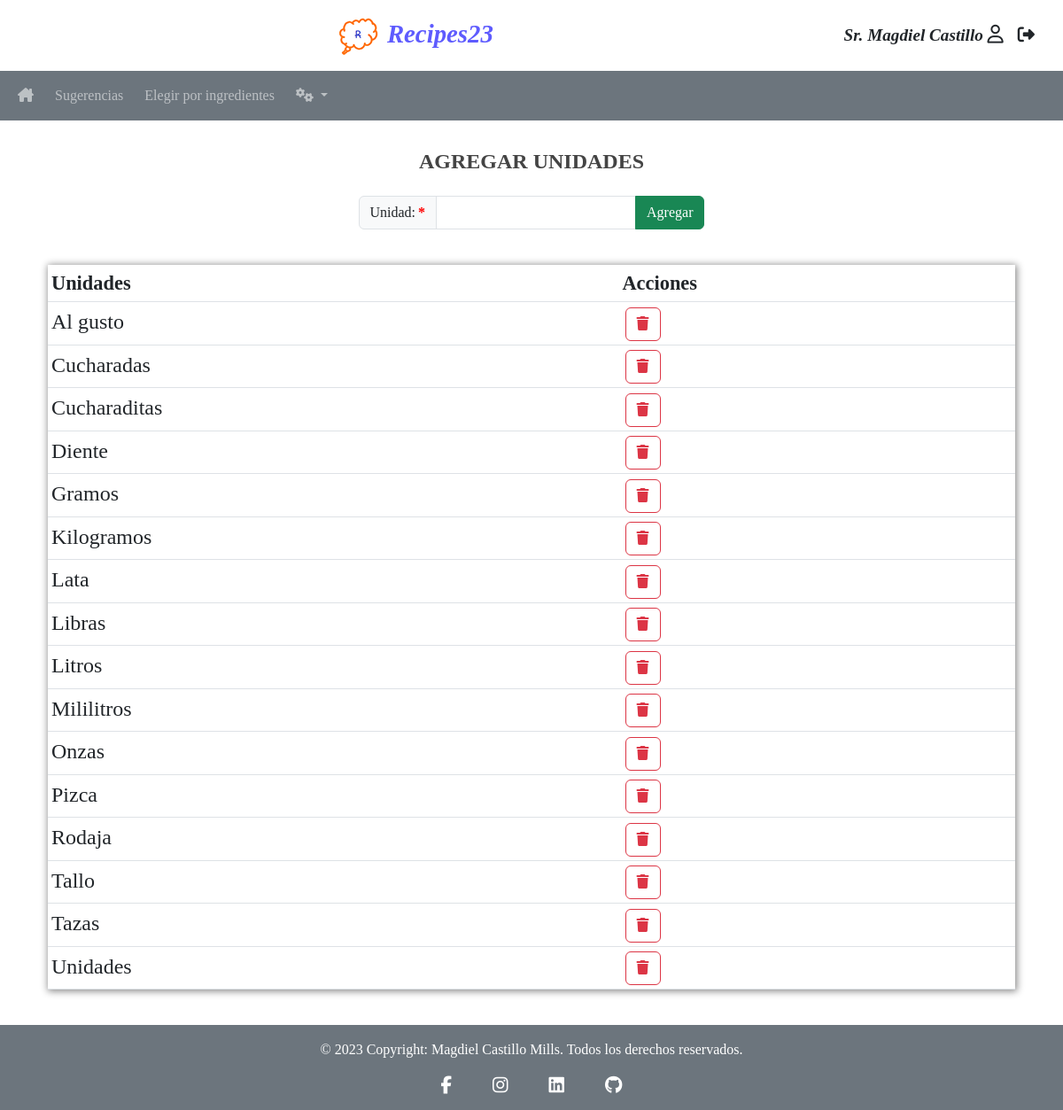
Screenshot of /views/add-units.php (signed in) with the database file from the repository.
### tables this page shows
CREATE TABLE `units` (
  `unitid` int NOT NULL AUTO_INCREMENT,
  `unit` varchar(20) NOT NULL,
  PRIMARY KEY (`unitid`),
  UNIQUE KEY `unit` (`unit`)
);

### views/add-units.php (the view, shortened to what this page needs)
<?php
require_once ("../config/db_Connection.php");
require_once ("../modules/head.php");
?>
<?php
require_once ("../modules/nav.php");
?>
<main class="container p-4">
    <div class="row mt-2 text-center justify-content-center">
    <h3>AGREGAR UNIDADES</h3>
        <form class="mt-3 col-auto" method="POST" action="../actions/create.php" autocomplete="on" onsubmit="return validation('add_units', /[a-zA-Z\t\h]+|(^$)/)">
            <div class="input-group mb-3">
                <label class="input-group-text is-required" for="add_units">Unidad: </label>
                <input class="form-control" type="text" id="add_units" name="add_units"  pattern="[a-zA-Z áéíóúÁÉÍÓÚñÑ]+" minlength="2" maxlength="50" autofocus required>
                <input  class="btn btn-success" type="submit" value="Agregar">
            </div>
        </form>
    </div>
    <div>
        <table class="table table-sm mt-4">
            <thead>
                <tr class="bg-primary">
                    <th>Unidades</th>
                    <th>Acciones</th>
                </tr>
            </thead>
            <tbody>
                <?php
                    $sql = "SELECT unit FROM units ORDER BY unit;";
                    $result = $conn -> query($sql);
                    if($result -> num_rows > 0){
                        while($row = $result -> fetch_assoc()){
                            $html = "<tr>";
                            $html .= "<td>" . ucfirst($row['unit']) . "</td>";
                            $html .= "<td>";
                            $html .= "<a href='../actions/delete.php?unitname=" . $row['unit'] . "' " . "class='btn btn-outline-danger' title='Eliminar'><i class='fa-solid fa-trash'></i></a>";
                            $html .= "</td>";
                            $html .= "</tr>";
                            echo $html;
                        }
                    }
                ?>
            </tbody>
        </table>
    </div>
</main>
<?php
require_once ("../modules/footer.php");
?>

### modules/head.php (shortened to what this page needs)
<!DOCTYPE html>
<html lang="es" data-lt-installed="true">
<head>
    <link href="https://cdn.jsdelivr.net/npm/bootstrap@5.3.0-alpha1/dist/css/bootstrap.min.css" rel="stylesheet">
    <link rel="stylesheet" href="/Cookt/css/styles.css">
</head>
<body>

### modules/nav.php (shortened to what this page needs)
<header>
    <div class="banner text-center py-1">
        <div class="logo">
            <img src="/Cookt/imgs/logo/logo.png" alt="Logo">
            <a href="/Cookt/index.php">Recipes23</a>
        </div>
        <div class="d-flex">
            <a class="px-3 text-dark"  href="#" style="text-decoration: none;" title="Usuario">
            <?php echo $_SESSION['title'] . $_SESSION['firstname'] . " " .  $_SESSION['lastname'];?> <i class="fa-regular fa-user"></i>
            </a>
            <a class="nav-link text-dark" href="/Cookt/users/logout.php" title="Salir"> <i class="fa-solid fa-right-from-bracket"></i></a>
        </div>
    </div>
    <nav class="sticky navbar navbar-expand-md navbar-dark bg-secondary px-2">
        <div class="collapse navbar-collapse" id="navbarNavDropdown">
            <ul class="navbar-nav">
            <li class="nav-item px-1">
                <a class="nav-link" href="/Cookt/index.php"><i class="fa-solid fa-house-chimney"></i></a>
            </li>
            <li class="nav-item px-1">
                <a class="nav-link" href="/Cookt/views/random-recipe.php">Sugerencias</a>
            </li>
            <li class="nav-item px-1">
                <a class="nav-link" href="/Cookt/views/custom-recipe.php">Elegir por ingredientes</a>
            </li>
            <li class="nav-item dropdown px-1"  <?php if($_SESSION['type'] == 'Viewer') { echo "style = 'display : none;'";}?>>
                <a class="nav-link dropdown-toggle" href="#" id="navbarDropdownMenuLink" data-toggle="dropdown" aria-haspopup="true" aria-expanded="false">
                <i class="fa-solid fa-gears"></i>
                </a>
            </li>
            </ul>
        </div>
    </nav>
</header>

### modules/footer.php (shortened to what this page needs)
<footer class="text-center bg-secondary p-3">
    <div class="text-white">
        © <?php echo date('Y'); ?> Copyright:
        <h6 class="text-white d-inline">Magdiel Castillo Mills. Todos los derechos reservados.</h6>
    </div>
    <div>
        <a
        class="btn btn-link btn-floating btn-lg m-1 text-white"
        href="https://www.facebook.com/magdiel.castillo.94"
        target="_blank"
        role="button"
        data-mdb-ripple-color="white"
        ><i class="fab fa-facebook-f"></i
        ></a>
        <a
        class="btn btn-link btn-floating btn-lg m-1 text-white"
        href="https://www.instagram.com/magdielcastillomills/?igshid=ZDdkNTZiNTM%3D"
        target="_blank"
        role="button"
        data-mdb-ripple-color="white"
        ><i class="fab fa-instagram"></i
        ></a>
        <a
        class="btn btn-link btn-floating btn-lg text-white m-1"
        href="https://www.linkedin.com/in/magdiel-de-jes%C3%BAs-castillo-mills-5a239b204"
        target="_blank"
        role="button"
        data-mdb-ripple-color="white"
        ><i class="fab fa-linkedin"></i
        ></a>
        <a
        class="btn btn-link btn-floating btn-lg text-white m-1"
        href="https://github.com/Magdiel1990"
        target="_blank"
        role="button"
        data-mdb-ripple-color="white"
        ><i class="fab fa-github"></i
        ></a>
    </div>
</footer>
</body>
</html>

### css/styles.css (style rules this page uses)
* { font-family:'Times New Roman', Times, serif; }
main { min-height: calc(100vh - 7.1rem); }
footer { height: 6rem; }
h3 { font-size: 1.5rem; color: #444; font-weight: bold; }
.nav-item { font-size: 1rem; }
.btn-outline-danger { margin-left: 0.2rem; }
table { box-shadow: 1px 1px 8px 1px #888; }
thead { background-color:#444444; }
thead tr { font-weight: bold; font-size: 1.4rem; color:#ffffff; }
tbody { background-color:rgb(255, 246, 234); }
table td a { text-decoration:none; color: rgb(22, 182, 4); }
table td, p, ul li, ol li, li a { font-size: 1.5rem; color: rgb(22, 182, 4); text-decoration: none; }
label, select, input, option { font-size: 1.2rem; }
.banner { background: #ffffff; height: 10vh; font-size: 1.2rem; font-weight: bold; font-style: italic; display: flex; justify-content:space-between; align-items: center; }
.banner .d-flex { padding-right: 2rem; }
.banner .logo { font-size: 1.8rem; }
.banner a { text-decoration: none; color: rgb(94, 91, 254); }
.fa-user { font-size: 1.3rem; }
.is-required:after { content: '*'; margin-left: 3px; color: red; font-weight: bold; }

### rows the page displays
units: unit "Al gusto"
units: unit "Cucharadas"
units: unit "Cucharaditas"
units: unit "Diente"
units: unit "Gramos"
units: unit "Kilogramos"
units: unit "Lata"
units: unit "Libras"
units: unit "Litros"
units: unit "Mililitros"
units: unit "Onzas"
units: unit "Pizca"
units: unit "Rodaja"
units: unit "Tallo"
units: unit "Tazas"
units: unit "Unidades"

### other values shown
$_SESSION['title'] "Sr."
$_SESSION['firstname'] "Magdiel"
$_SESSION['lastname'] "Castillo"
